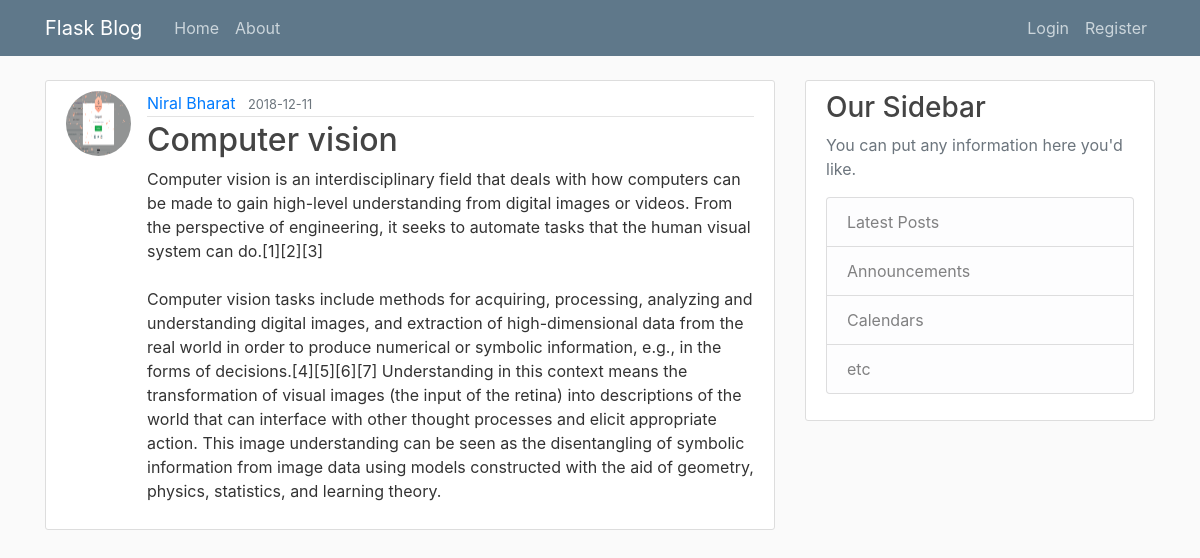
Screenshot of /post/3 with the database file from the repository.
### flaskblog/models.py (models this page shows, shortened)
class User(db.Model, UserMixin):
	id = db.Column(db.Integer, primary_key=True )
	username = db.Column(db.String(120), unique=True, nullable=False)
	email = db.Column(db.String(120), unique=True, nullable=False)
	image_file = db.Column(db.String(20), nullable=False, default='default.jpg') #not unique as every user intially has same default picture
	password = db.Column(db.String(60), nullable=False)
	posts = db.relationship('Post', backref='author', lazy=True)

class Post(db.Model):
	id= db.Column(db.Integer, primary_key=True)
	title = db.Column(db.String(100), nullable=False)
	date_posted = db.Column(db.DateTime, nullable=False, default=datetime.utcnow)
	content = db.Column(db.Text, nullable=False)
	user_id = db.Column(db.Integer, db.ForeignKey('user.id'), nullable=False)

### flaskblog/posts/routes.py (the view)
@posts.route("/post/<int:post_id>")
def post(post_id):
    post = Post.query.get_or_404(post_id)
    return render_template('post.html', title=post.title, post=post)

### flaskblog/templates/post.html (shortened to what this page needs)
{% extends 'layout.html' %}
{% block content %}
		<article class="media content-section">
		  <img class="rounded-circle article-img" src="{{ url_for('static', filename='profile_pics/' + post.author.image_file) }}">
		  <div class="media-body">
		    <div class="article-metadata">
		      <a class="mr-2" href="{{ url_for('users.user_posts', username=post.author.username) }}">{{ post.author.username }}</a>
		      <small class="text-muted">{{ post.date_posted.strftime('%Y-%m-%d') }}</small>
		    </div>
		    <h2 class='article-title'>{{ post.title }}</h2>
		    <p class="article-content">{{ post.content }}</p>
		  </div>
		</article>
{% endblock content %}

### flaskblog/static/main.css (style rules this page uses)
body { background: #fafafa; color: #333333; margin-top: 5rem; }
h1, h2, h3, h4, h5, h6 { color: #444444; }
.content-section { background: #ffffff; padding: 10px 20px; border: 1px solid #dddddd; border-radius: 3px; margin-bottom: 20px; }
.article-title { color: #444444; }
.article-content { white-space: pre-line; }
.article-img { height: 65px; width: 65px; margin-right: 16px; }
.article-metadata { padding-bottom: 1px; margin-bottom: 4px; border-bottom: 1px solid #e3e3e3 }

### rows the page displays
User: image_file (picture), author.username "Niral Bharat"
Post: date_posted "2018-12-11", title "Computer vision", content "Computer vision is an interdisciplinary field that deals with how computers can be made to gain high-level understanding from digital images or videos. From the perspective of engineering, it seeks to automate tasks that the human visual system can do.[1][2][3] Computer vision tasks include methods for acquiring, processing, analyzing and understanding digital images, and extraction of high-dimensional data from the real world in order to produce numerical or symbolic information, e.g., in the forms of decisions.[4][5][6][7] Understanding in this context means the transformation of visual images (the input of the retina) into descriptions of the world that can interface with other thought…"
